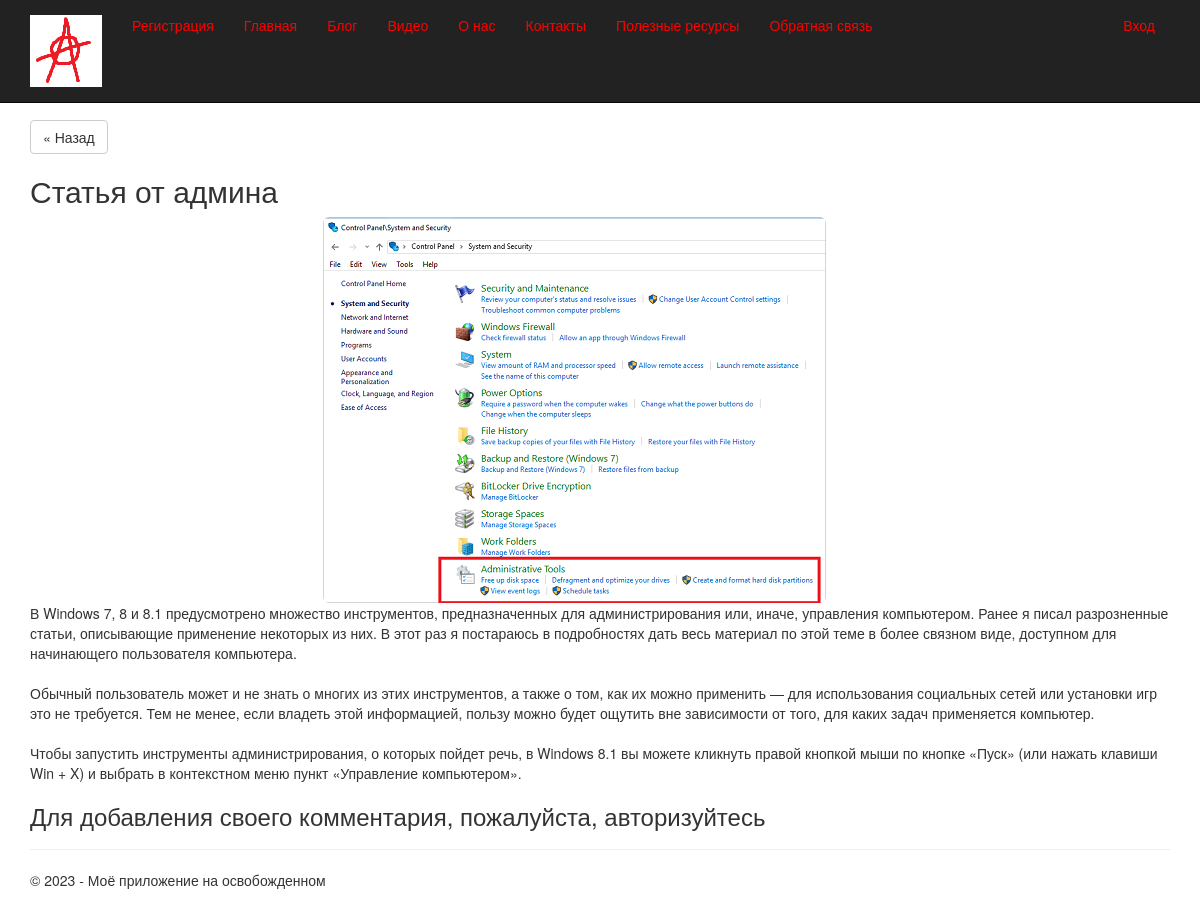
The app's page /5/ with its own data.
### app/models.py (models this page shows, shortened)
class Article(models.Model):
    author = models.ForeignKey(
        User, null=True, blank=True, on_delete=models.SET_NULL, verbose_name="Автор"
    )
    title = models.CharField(
        max_length=100, unique_for_date="posted", verbose_name="Заголовок"
    )
    description = models.TextField(verbose_name="Краткое содержание")
    content = models.TextField(verbose_name="Полное содержание")
    posted = models.DateTimeField(
        default=datetime.now(), db_index=True, verbose_name="Опубликована"
    )
    image = models.FileField(default="temp.jpg", verbose_name="Путь к картинке")
    class Meta:
        db_table = "Posts"
        ordering = ["-posted"]
        verbose_name = "статья блога"
        verbose_name_plural = "статьи блога"

### app/views.py (the view)
# urls.py: re_path(r'^(?P<parametr>\d+)/$', views.article, name='article'),
def article(request, parametr):
    post = Article.objects.get(id=parametr)
    comments = Comment.objects.filter(post=parametr)
    if request.method == "POST":
        form = CommentForm(request.POST)
        if form.is_valid():
            comment = form.save(commit=False)
            comment.author = request.user
            comment.date = datetime.now()
            comment.post = Article.objects.get(id=parametr)
            comment.save()
            return redirect("article", parametr=post.id)
    else:
        form = CommentForm()
    return render(
        request,
        "app/article.html",
        {
            "title": post.title,
            "post": post,
            "comments": comments,
            "form": form,
            "year": datetime.now().year,
        },
    )

### app/templates/app/article.html (shortened to what this page needs)
﻿{% extends "app/layout.html" %}
{% block content %}
<p class="vertical-margins"><a class="btn btn-default" href="{% url 'blog' %}">&laquo; Назад</a></p>
<h2>{{ post.title }}</h2>
{% if post.image and post.image.url != "/media/temp.jpg" %}
<div class="row vertical-margins">
    <div class="col-md-6 col-md-offset-3">
        <img src="{{ post.image.url }}" alt="Картинка" class="img-responsive img-rounded" />
    </div>
</div>
{% endif %}
<div class="article-content"><p>{{ post.content|linebreaksbr }}</p></div>
{% if user.is_authenticated %}
<h3>Добавить комментарий</h3>
<form method="post">
    {% csrf_token %}
    <div>
        {{ form.as_p }}
        <button type="submit" class="save btn btn-default">Отправить комментарий</button>
    </div>
</form>
{% else %}
<h3>Для добавления своего комментария, пожалуйста, авторизуйтесь</h3>
{% endif %}
{% endblock %}

### app/static/app/content/site.css (style rules this page uses)
body { padding-top: 100px; padding-bottom: 20px; }

### records on screen
Article: title "Статья от админа", image (picture), content "В Windows 7, 8 и 8.1 предусмотрено множество инструментов, предназначенных для администрирования или, иначе, управления компьютером. Ранее я писал разрозненные статьи, описывающие применение некоторых из них. В этот раз я постараюсь в подробностях дать весь материал по этой теме в более связном виде, доступном для начинающего пользователя компьютера. Обычный пользователь может и не знать о многих из этих инструментов, а также о том, как их можно применить — для использования социальных сетей или установки игр это не требуется. Тем не менее, если владеть этой информацией, пользу можно будет ощутить вне зависимости от того, для каких задач применяется компьютер. Чтобы запустить инструменты…"
